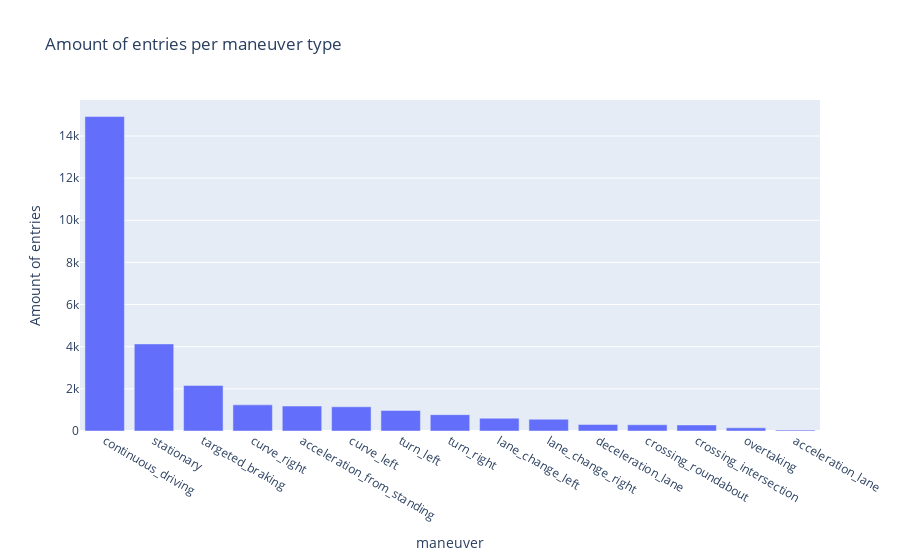

Notebook source saved alongside this figure:
### Code cell
fig = px.bar(x=df.maneuverType.value_counts().index, y=df.maneuverType.value_counts().values,
            title='Amount of entries per maneuver type')

fig.update_xaxes(title_text='maneuver')
fig.update_yaxes(title_text='Amount of entries')
fig.show()

### Figure 1 — Plotly figure (JSON) as saved in the notebook; plotly's stock layout.template omitted (floating-point values rounded to 4 significant figures)
{"data": [{"alignmentgroup": "True", "hovertemplate": "x=%{x}<br>y=%{y}<extra></extra>", "legendgroup": "", "marker": {"color": "#636efa", "pattern": {"shape": ""}}, "name": "", "offsetgroup": "", "orientation": "v", "showlegend": false, "textposition": "auto", "type": "bar", "x": ["continuous_driving", "stationary", "targeted_braking", "curve_right", "acceleration_from_standing", "curve_left", "turn_left", "turn_right", "lane_change_left", "lane_change_right", "deceleration_lane", "crossing_roundabout", "crossing_intersection", "overtaking", "acceleration_lane"], "xaxis": "x", "y": [14922, 4132, 2163, 1240, 1183, 1148, 975, 777, 606, 558, 309, 297, 289, 151, 43], "yaxis": "y"}], "layout": {"barmode": "relative", "legend": {"tracegroupgap": 0}, "title": {"text": "Amount of entries per maneuver type"}, "xaxis": {"anchor": "y", "domain": [0, 1], "title": {"text": "maneuver"}}, "yaxis": {"anchor": "x", "domain": [0, 1], "title": {"text": "Amount of entries"}}}}
